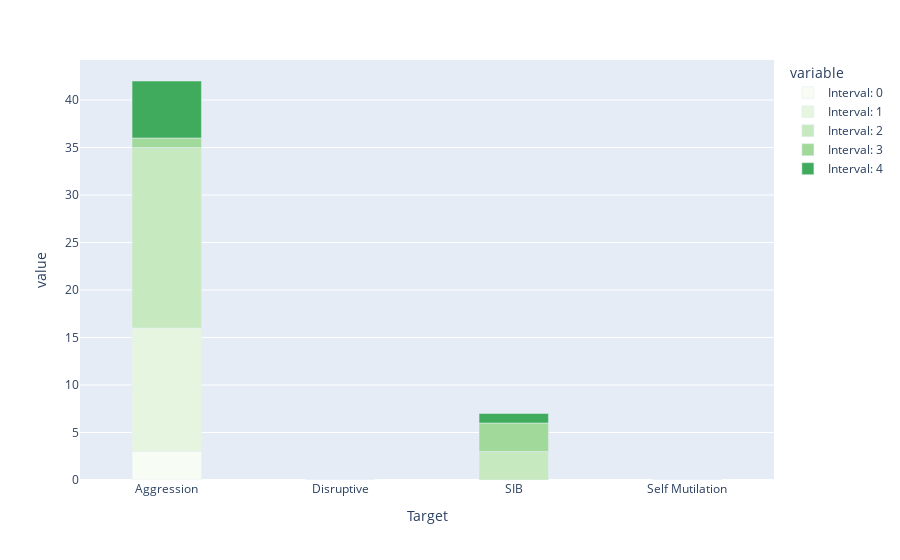

This figure's notebook cell:
### Code cell
fig = px.bar(durin_m[~durin_m['variable'].str.contains('Duration')],x = 'Target', y='value', color = 'variable',
             color_discrete_sequence= px.colors.sequential.Greens, category_orders={"variable": ["Interval: 0", "Interval: 1", "Interval: 2",
                                                                                               "Interval: 3","Duration: 4"]})
fig.update_traces(width=0.4)

fig

### Figure 1 — Plotly figure (JSON) as saved in the notebook; plotly's stock layout.template omitted (floating-point values rounded to 4 significant figures)
{"data": [{"alignmentgroup": "True", "hovertemplate": "variable=Interval: 0<br>Target=%{x}<br>value=%{y}<extra></extra>", "legendgroup": "Interval: 0", "marker": {"color": "rgb(247,252,245)", "pattern": {"shape": ""}}, "name": "Interval: 0", "offsetgroup": "Interval: 0", "orientation": "v", "showlegend": true, "textposition": "auto", "type": "bar", "width": 0.4, "x": ["Aggression", "Disruptive", "SIB", "Self Mutilation"], "xaxis": "x", "y": [3, 0, 0, 0], "yaxis": "y"}, {"alignmentgroup": "True", "hovertemplate": "variable=Interval: 1<br>Target=%{x}<br>value=%{y}<extra></extra>", "legendgroup": "Interval: 1", "marker": {"color": "rgb(229,245,224)", "pattern": {"shape": ""}}, "name": "Interval: 1", "offsetgroup": "Interval: 1", "orientation": "v", "showlegend": true, "textposition": "auto", "type": "bar", "width": 0.4, "x": ["Aggression", "Disruptive", "SIB", "Self Mutilation"], "xaxis": "x", "y": [13, 0, 0, 0], "yaxis": "y"}, {"alignmentgroup": "True", "hovertemplate": "variable=Interval: 2<br>Target=%{x}<br>value=%{y}<extra></extra>", "legendgroup": "Interval: 2", "marker": {"color": "rgb(199,233,192)", "pattern": {"shape": ""}}, "name": "Interval: 2", "offsetgroup": "Interval: 2", "orientation": "v", "showlegend": true, "textposition": "auto", "type": "bar", "width": 0.4, "x": ["Aggression", "Disruptive", "SIB", "Self Mutilation"], "xaxis": "x", "y": [19, 0, 3, 0], "yaxis": "y"}, {"alignmentgroup": "True", "hovertemplate": "variable=Interval: 3<br>Target=%{x}<br>value=%{y}<extra></extra>", "legendgroup": "Interval: 3", "marker": {"color": "rgb(161,217,155)", "pattern": {"shape": ""}}, "name": "Interval: 3", "offsetgroup": "Interval: 3", "orientation": "v", "showlegend": true, "textposition": "auto", "type": "bar", "width": 0.4, "x": ["Aggression", "Disruptive", "SIB", "Self Mutilation"], "xaxis": "x", "y": [1, 0, 3, 0], "yaxis": "y"}, {"alignmentgroup": "True", "hovertemplate": "variable=Interval: 4<br>Target=%{x}<br>value=%{y}<extra></extra>", "legendgroup": "Interval: 4", "marker": {"color": "rgb(65,171,93)", "pattern": {"shape": ""}}, "name": "Interval: 4", "offsetgroup": "Interval: 4", "orientation": "v", "showlegend": true, "textposition": "auto", "type": "bar", "width": 0.4, "x": ["Aggression", "Disruptive", "SIB", "Self Mutilation"], "xaxis": "x", "y": [6, 0, 1, 0], "yaxis": "y"}], "layout": {"barmode": "relative", "legend": {"title": {"text": "variable"}, "tracegroupgap": 0}, "margin": {"t": 60}, "xaxis": {"anchor": "y", "domain": [0, 1], "title": {"text": "Target"}}, "yaxis": {"anchor": "x", "domain": [0, 1], "title": {"text": "value"}}}}
